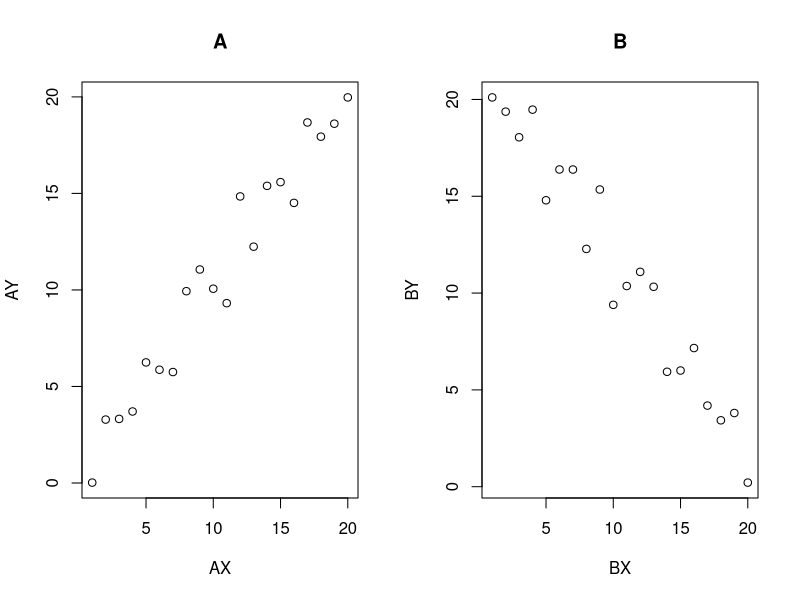
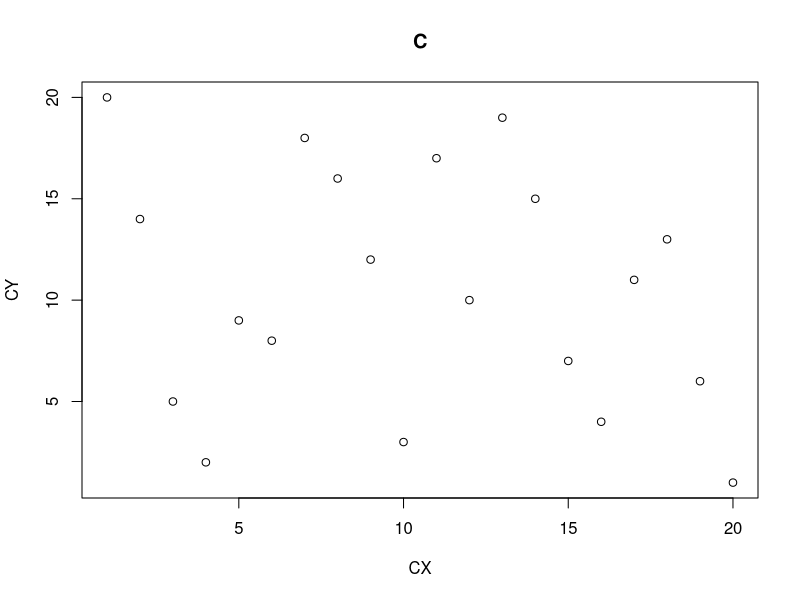
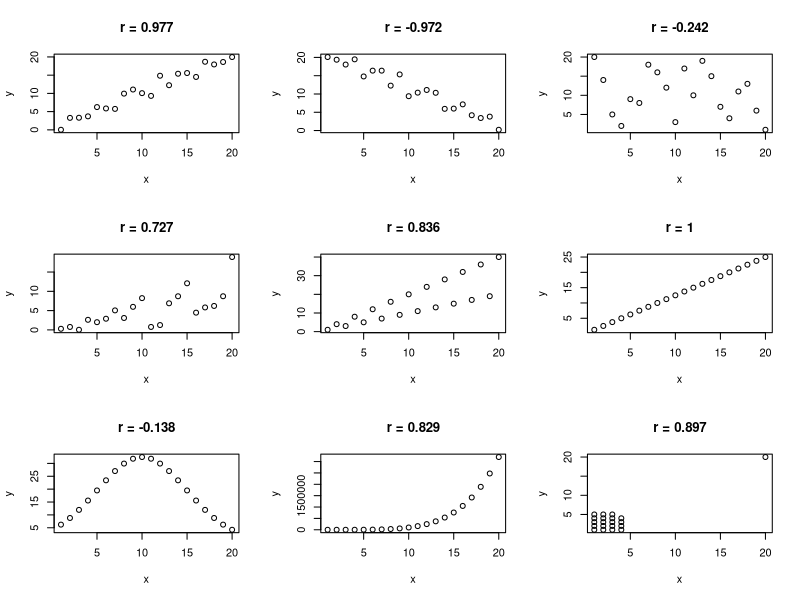
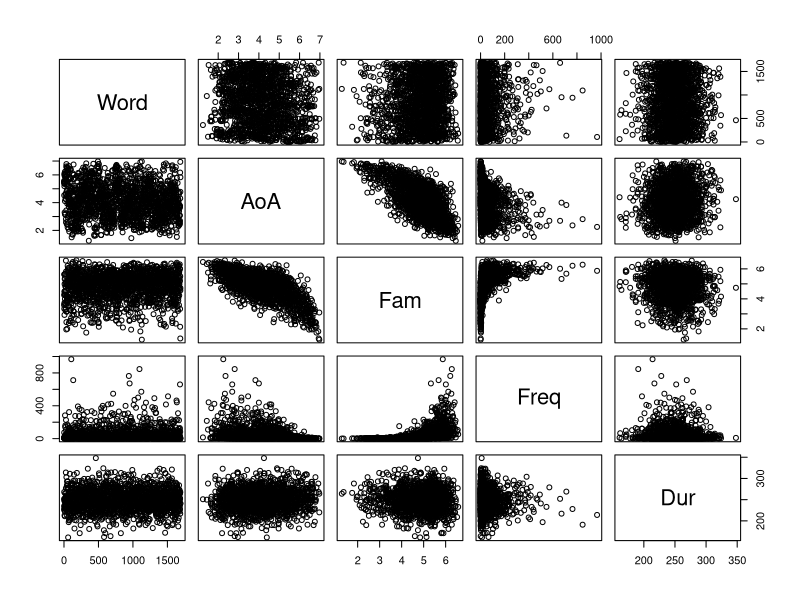
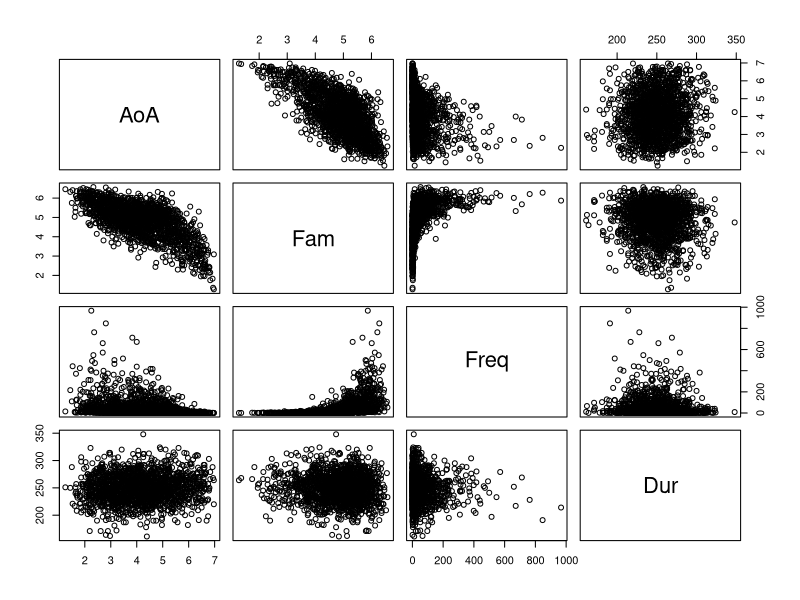
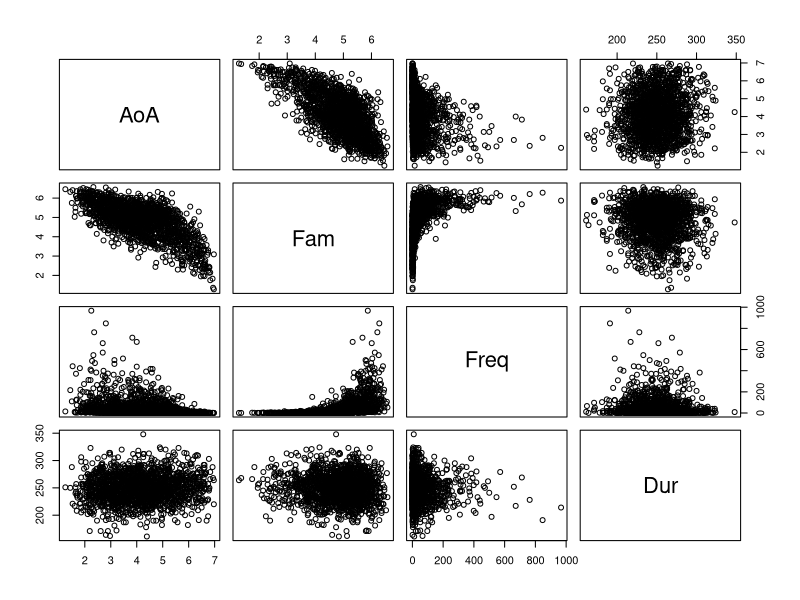
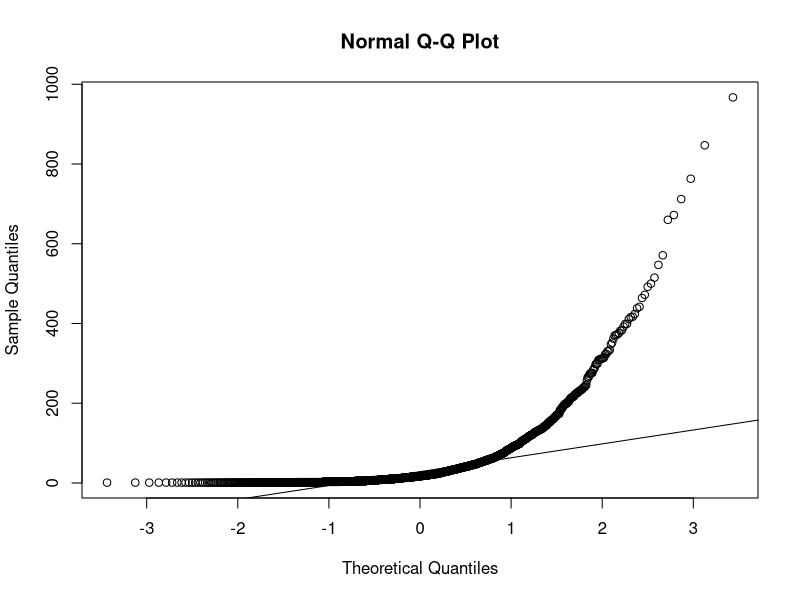
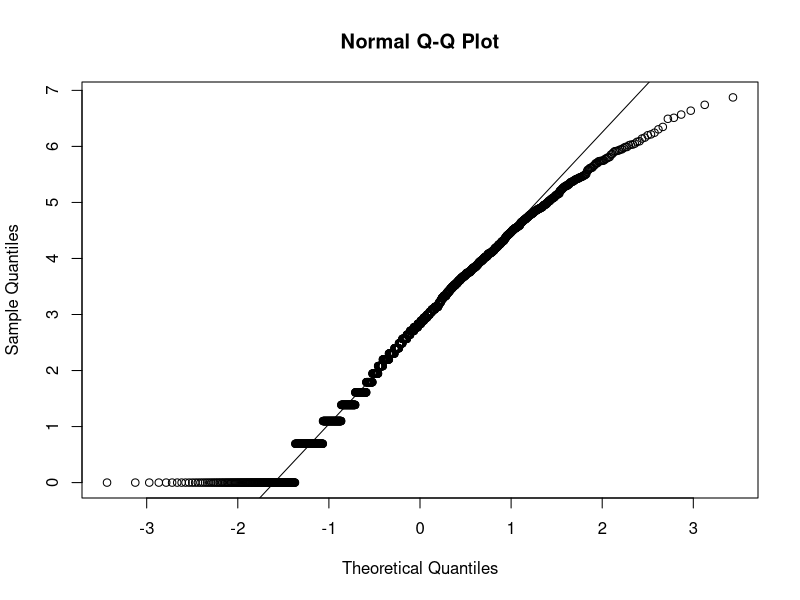

The R source for these figures, in order: (Note: this script raises an error after producing the figures.)
# 先設定工作目錄！

# 第二節
fakecor = read.delim("scatterplots.txt")	# 將資料讀取為fakecor變數
# 將fakecor設為常駐物件，讓我們可以直接輸入該物件欄位名稱讀取欄位資料
attach(fakecor)

# 產生呈現變量之間關聯性的散佈圖
par(mfrow = c(1, 2))		# 設定圖表空間為1列2欄的排版
plot(AX, AY, main = "A")		# 圖一左放至第一欄
plot(BX, BY, main = "B")		# 圖一右放至第二欄
par(mfrow = c(1, 1))		# 恢復預設的圖表空間排版設定

# 練習一
plot(CX, CY, main = "C")	# XY之間似乎沒有非常明顯的相關性？

# 計算兩個散佈圖中兩個變量的相關係數r
cor(AX, AY)
#[1] 0.9772931
cor(BX, BY)
#[1] -0.9716553

# 練習二
# C組圖已在練習一中呈現
cor(CX, CY)             # 實際相關性係數呈現輕度負相關
cor(DX, DY)             # 實際相關性係數呈現高度正相關
cor(DX, DY)             # 實際相關性係數呈現高度正相關
cor(EX, EY)             # 實際相關性係數呈現高度正相關
cor(FX, FY)             # 實際相關性係數呈現完美正相關
cor(HX, HY)             # 實際相關性係數呈現高度正相關
cor(GX, GY)             # 實際相關性係數呈現輕度正相關

par(mfrow = c(3, 3))    # 設定3x3圖表空間

# 建立一個自訂函數plotCor()，接收兩個變量x與y
plotCor = function(x, y) {
  # paste()將字串與r係數的數字「黏」在一起，而round()將r係數四捨五入至小數第三位
  # 最終以plot()函數產生含標題的散佈圖
  plot(x, y, main = paste("r =", round(cor(x, y), 3)))
}

# 接著直接使用plotCor()函數就好，可以省去重覆許多程式碼的過程
plotCor(AX, AY)
plotCor(BX, BY)
plotCor(CX, CY)
plotCor(DX, DY)
plotCor(EX, EY)
plotCor(FX, FY)
plotCor(GX, GY)
plotCor(HX, HY)
plotCor(IX, IY)

par(mfrow = c(1, 1))    # 恢復預設圖表空間

# 解除fakeCor的常駐狀態
detach(fakecor)

# 第二之二節
fd = read.delim("freqdur.txt")	# 讀取freqdur.txt為fd變數

# 產生每兩組變量之前的相關性散佈圖
plot(fd)		# 依fd變數中的每個變量欄位產生變量相關性圖表
# 但我們不需要字詞編號與其他變量的相關性，所以用兩個方式去掉字詞編號的部份
plot(fd[,2:5])	# 依fd變數中的第二到第五變量欄位產生變量相關性圖表
plot(fd[,-1])	# fd變數中去掉第一欄位後產生變量相關性圖表

# 計算除了字詞編號之外所有變量之間的相關性係數
cor(fd[,-1])

# 測試詞頻資料是否符合常態分佈
qqnorm(fd$Freq)	# 產生fd變數中Freq欄位的常態分位數比較圖
qqline(fd$Freq)	# 產生fd變數中Freq欄位的理論常態分佈線

# 將詞頻進行對數轉換後，再次檢查轉換後的詞頻是否符合常態分佈
fd$LogFreq = log(fd$Freq)
qqnorm(fd$LogFreq)
qqline(fd$LogFreq)

# 利用經過對數轉換的詞頻再次產生相關性散佈圖以及計算相關係數
plot(fd$LogFreq, fd$Dur, xlab = "Log Frequency", ylab = "Duration (ms)")
cor(fd$LogFreq, fd$Dur)
#[1] -0.07608054

# 使用cor.test()檢測對數詞頻與字詞時長的微弱負相關性是否有統計上的顯著性
cor.test(fd$LogFreq, fd$Dur)

# 二之三節
# 練習三
IX.z = (fakecor$IX - mean(fakecor$IX)) / sd(fakecor$IX) # 轉換為z分數
IY.z = (fakecor$IY - mean(fakecor$IY)) / sd(fakecor$IY) # 轉換為z分數
# 套用皮爾遜相關係數公式得到r
I.r = sum(IX.z * IY.z) / (length(IX.z) - 1)
I.r
# [1] 0.896903362335511

my.test = cor.test(BX, BY)	# 將相關性測試結果儲存至my.test物件
my.test$estimate			# 取得相關係數
#cor 
#-0.9716553
my.test$statistic			# 取得t值
#t 
#-17.43801
my.test$parameter			# 取得自由度
#df
#18
my.test$p.value			# 取得p值
#[1] 1.012081e-12

# 練習四
# 樣本數
n = length(fakecor$BX)
# 將原始資料轉換為z分數
BX.z = scale(fakecor$BX)
BY.z = scale(fakecor$BY)
# 套用相關係數公式
B.r = sum(BX.z * BY.z) / (n - 1)
# 套用相關係數的t值公式
B.t = B.r / (sqrt(1 - B.r ^ 2) / sqrt(n - 2))
# t值為負數，所以雙尾p值就是pt()給出的左尾p值乘2即可
pt(B.t, df = n - 2) * 2
# [1] 1.012081e-12

# 縮小fakecor的BX與BY的樣本數，再次計算相關係數的統計顯著性
# 設定亂數種子，以便我們進行相同的隨機抽樣
set.seed(2)				
# 隨機從fd物件中的Word欄位取出100筆資料
fd100.items = sample(fd$Word, 100)	
# 從fd物件中取出fd的Word欄位有出現在fd100.items裡的子集合
fd100 = subset(fd, is.element(fd$Word, fd100.items))
# p值不顯著
cor.test(fd100$LogFreq, fd100$Dur)

# 二之四節
# 建立原始時間序列(按鍵順序)
x = 
   c(1,1,0,1,0,1,0,1,1,0,0,1,0,1,0,1,1,0,0,0,1,1,0,1,0,1,0,1,0,0,1,0,1,0,
     1,0,1,0,1,0,0,0,1,1,0,1,0,0,0,1,1,0,1,0,1,1,0,1,0,1,0,0,1,1,0,1,1,0,
     1,0,0,1,1,0,0,0,1,1,0,1,1,1,0,0,1,1,0,1,0,0,0,0,1,1,1,0,1,0,1,0,0,1,
     1,0,0,1,0,0,1,1,0,1,0,1,1,0,1,0,0,0)	
# 將x的最後一筆資料做為第一筆資料，再與剩下的x所有資料結合(延遲序列)
# x[length(x)] = 因為length(x)得到的是x的長度數值，所以將這個數值放入x[]
# 就能夠取得x的最後一筆資料
# x[1:length(x) - 1] = 按照上面的邏輯"1:length(x) - 1"代表的從"1"到"x長度-1"
# 的數值向量，所以把這個向量放入x[]，就能得到x的第一筆到倒數第二筆的資料
# 將最後一筆資料放在其他資料之前用c()結合，就得到了延遲序列
y = c(x[length(x)], x[1:length(x) - 1])
cor.test(x,y)

# 三之一節
plot(AX, AY)			# 使用scatterplots.txt裡的A組資料製作分佈圖
regress.line = lm(AY ~  AX)	# 產生y = a + bx的線性模型
abline(regress.line)		# 依線性模型方程式產生理想的迴歸線加到分佈圖上

library(ggplot2)
# 利用ggplot2產生相同的散佈圖
# 資料一樣是fakecor，而mapping的部份則分別將AX與AY對應至X軸與Y軸
ggplot(fakecor, aes(x = AX, y = AY)) + 
  # 加上每個資料點
  geom_point() + 
  # 以線性代數計算並加上迴歸線
  # se = 0的參數設定是省略繪製迴歸線的「標準誤」，稍後說明
  geom_smooth(method = "lm", se = 0) +
  theme_bw()	

# 利用類似的方式產生詞頻與時長的散佈圖與線性迴歸線
plot(fd$LogFreq, fd$Dur, xlab = "Log Frequency", ylab = "Duration(ms)")
# 利用lm()的參數data指定使用的資料物件，就可以在Y ~ X的語法中使用物件欄位名稱了
abline(lm(Dur ~ LogFreq, data = fd))

# 練習五
# 以ggplot2重製圖十一
library(ggplot2)
# 資料指定為fd，而mapping的部份則分別將LogFreq與Duration對應至X軸與Y軸
ggplot(fd, aes(x = LogFreq, y = Dur)) + 
  # 加上每個資料點
  geom_point() + 
  # 以線性代數計算並加上迴歸線
  # se = 0的參數設定是省略繪製迴歸線的「標準誤」，稍後說明
  geom_smooth(method = "lm", se = 0) +
  # 以labs()函數加上X軸與Y軸的標題
  labs(x = "Log Frequency", y = "Duration (ms)") +
  theme_bw()	

# 以predict()函數從線性迴歸模型中產生預測值
# 建立一個新的資料框，唯一一個欄位與線性迴歸模型中的X變量名稱相同(注意大小寫！)
# 這個欄位中只包含一個值：8
newfd = data.frame(LogFreq = 8)
# 以新的資料框中的X變量皆由線性迴歸模型預測Y變量(時長)的值
predict(lm(Dur ~ LogFreq, data = fd), newfd)
#1 
#243.0067
# 建立另一個新的資料框，這次代表X變量欄位中包含8至10三個值
newfd.2 = data.frame(LogFreq = 8:10) 

# 比較「完美」的模型與單純的線性模型
plot(AX, AY)		# 產生「scatterplots.txt」中A組資料的相關分佈圖
# 加上線型模型的迴歸線，調整寬度與樣式
abline(lm(AY ~ AX), lwd = 2, lty = 1)	
lines(AX, AY, lty = 2)	# 加上完美符合每個資料點的曲折線

# 再次以上面的資料框中的X變量皆由線性迴歸模型預測Y變量(時長)的值
predict(lm(Dur ~ LogFreq, data = fd), newfd.2)

# 三之二節
# 讀取regex檔案成為regdat資料框
regdat = read.delim("regex.txt")
# 檢視regdat物件裡的欄位名稱
colnames(regdat)				
#[1] "x" "y"
# 使用regdat建立y ~ x的線性迴歸模型
regdat.lm = lm(y ~ x, data = regdat)	
regdat.lm

plot(regdat$x, regdat$y, xlab = "x", ylab = "y")	# 產生xy散佈圖
abline(regdat.lm) # 加上迴歸線

# 呈現迴歸模型的摘要
summary(regdat.lm)

# 在相關性測試中發現與迴歸模型中斜率相同的相關係數p值
cor.test(regdat$x, regdat$y)

# 以anova()針對迴歸模型採用變異數分析，發現x的p值也和在迴歸模型中相同
anova(y ~ x, data = regdat)

# 三之三節
# 練習六
# 手動驗證迴歸模型中x自變量的p值
x.coef = -0.23
x.se = 0.1735
x.t = x.coef / x.se
x.n = length(regdat$x)
# 我們手動計算出的t值沒有進位，所以雙尾p值會稍微有點誤差。如果你的t值直接
# 輸入summary()中的-1.326，那就會獲得一樣的p值了。再次提醒，這邊的t值是負數
# 也代表pt()給的是左尾的p值，因此直接乘2就可以得到雙尾p值了
pt(x.t, df = x.n - 2) * 2

# 三之四節
# 呈現「以x值預測y值」以及「以y值預測x值」的差異
x = regdat$x		  # 把變量獨立儲存為不同的物件，簡化每行的程式碼
y = regdat$y
n = nrow(regdat)	# 將資料框物件的資料行數做為樣本數
yx.lm = lm(y ~ x)		# 以x預測y
xy.lm = lm(x ~ y)		# 以y預測x
plot(x, y, xlab = "x", ylab = "y", main = "y ~ x")	# 產生y~x的分佈圖
abline(yx.lm, lwd = 2)                            # 加上y~x模型的迴歸線
segments(x, y, x, predict(yx.lm))
# 以segments()函數畫出每個xy坐標到x坐標與線性模型預測的y坐標之間的直線
plot(x, y, xlab = "x", ylab = "y", main = "x ~ y")
# 產生x~y的分佈圖，但x軸仍然是x，而y軸仍然是y，以便比較
lines(predict(xy.lm)[order(y)], y[order(y)], lwd = 2)
# 因為x軸與y軸與x~y的線性迴歸模型相反，因此只能用lines()和order()等函數
# 反轉x軸與y軸座標，再畫出x~y模型的迴歸線
segments(x, y, predict(xy.lm), y)
# 以segments()函數畫出每個xy坐標到線性模型預測的x坐標與y坐標之間的直線

# 比較不同順序的兩個變量利用cor()產生的r2
cor(x, y)^2 == cor(y, x)^2	
#[1] TRUE
# 比較不同順序的兩個變量利用cor.test()的p值
cor.test(x, y)$p.value == cor.test(y, x)$p.value	
#[1] TRUE

# 三之五節
# 自訂的faker()函數，可依照預設參數或傳入的參數亂數產生X與Y向量
faker = function(n = 100, err.sd = 1, a = 0, b = 1) {
 	x = rnorm(n)			# 根據樣本數從常態分佈中產生對應數量的亂數x
	y = a+b*x+rnorm(n)*err.sd	# 依照各個參數以及亂數x，透過線性方程式產生y值
	return(data.frame(x, y))	# 將得到的x值與y值建立為資料框物件回傳
}

# 依預設參數產生X與Y向量，並將回傳的資料框物件存入fakeA
fakeA = faker()

#傳入新的n參數產生X與Y向量(其餘採用預設函數)，並將回傳的資料框物件存入fakeB
fakeB = faker(n = 1000)

fake1 = faker(err.sd = 3)	# 得到隨機誤差非常大的資料
plot(fake1$x, fake1$y)		# 產生相關分佈圖看看分佈情況
lm(y ~ x, data=fake1)		  # 有得到「截距為0且斜率為1」的線性模型嗎？
fake2 = faker(err.sd = 0.1)	# 得到隨機誤差極小的資料
plot(fake2$x, fake2$y)
lm(y ~ x, data = fake2)		# 有得到「截距為0且斜率為1」的線性模型嗎？

fake3 = faker(n = 1000)	# 樣本數很高
plot(fake3$x, fake3$y)	# 產生存在些許隨機誤差的資料分佈
lm(y ~ x, data = fake3)	# 有得到「截距為0且斜率為1」的線性模型嗎？
fake4 = faker(n = 10)	# 樣本數極小
plot(fake4$x, fake4$y)	# 存在些許隨機誤差，但資料分佈趨勢更不明顯
lm(y ~ x, data = fake4)	# 有得到「截距為0且斜率為1」的線性模型嗎？

# 回到詞頻與時長的例子
# 建立線性迴歸模型
fd.lm = lm(Dur ~ LogFreq, data = fd)
# 只取得線性模型摘要報告中的係數部份
summary(fd.lm)$coefficients	
#              Estimate Std. Error    t value    Pr(>|t|)
#(Intercept) 252.615617   1.228796 205.579717 0.000000000
#LogFreq      -1.201109   0.383258  -3.133944 0.001754423

# 以再抽樣的程序驗證LogFreq在迴歸模型中的斜率p值.0018
# fd線性模型的斜率(−1.201…)
read.slope = summary(fd.lm)$coefficient[2]	
# 累積有多少斜率大於|−1.201…|
count.slopes = 0			
# 以for迴圈進行10000次再抽樣
for(i in 1:10000) {
  # 根據i指定亂數種子
	set.seed(i)					
  # 隨機抽出並排序LogFreq
	LogFreq.new = sample(fd$LogFreq)		
	# 因為下面又是一個新的隨機運算，以i*10再次指定亂數種子
	# 不用i值的原因是避免和上面的sample()進行相同的亂數運算
	set.seed(i * 10)				
	# 隨機抽出並排序Dur
	Dur.new = sample(fd$Dur)			
	# 以隨機排序資料進行線性迴歸分析
	model.new = lm(Dur.new ~ LogFreq.new)	
	rand.slope = summary(model.new)$coefficient[2]	# 得到新斜率
	# 隨機斜率絕對值是否大於等於樣本斜率絕對值
	# 也就是隨機斜率是否大於1.205或小於-1.205
	if(abs(rand.slope) >= abs(read.slope)) {	
		count.slopes = count.slopes + 1	# 是的話累積次數
  }
}

# 計算大於1.205或小於-1.205樣本斜率的比例，接近.0018
count.slopes / 10000
# [1] 0.002

# 練習七
# 設定沒有任何資料點的底圖
plot(fd$LogFreq, fd$Dur, type = "n", xlab = "Log Frequency", 
     ylab = "Duration (ms)")

for(i in 1:10000) {
  # 根據i指定亂數種子
  set.seed(i)					
  # 隨機抽出並排序LogFreq
  LogFreq.new = sample(fd$LogFreq)		
  # 因為下面又是一個新的隨機運算，以i*10再次指定亂數種子
  # 不用i值的原因是避免和上面的sample()進行相同的亂數運算
  set.seed(i * 10)				
  # 隨機抽出並排序Dur
  Dur.new = sample(fd$Dur)			
  # 以隨機排序資料進行線性迴歸分析
  model.new = lm(Dur.new ~ LogFreq.new)	
  # 根據再抽樣的迴歸模型加上迴歸線
  abline(model.new)
}

abline(fd.lm, lwd = 2, col = "red")